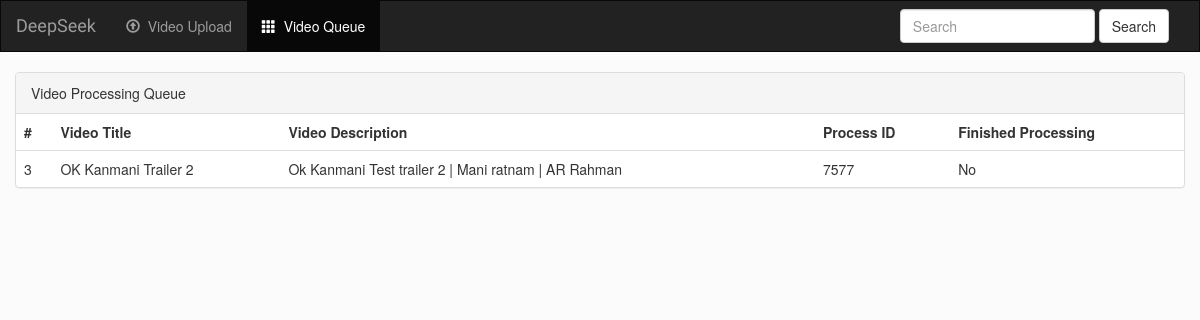
Before: /deepseek/video/queue/ with the older database file.
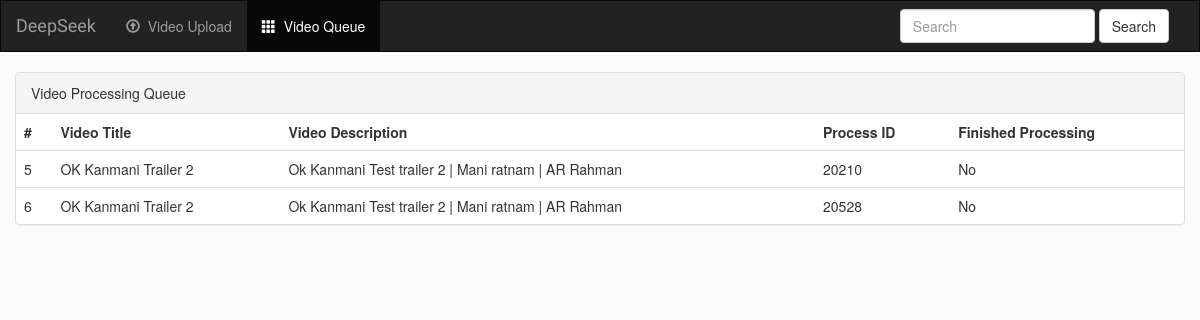
After: the same page with the newer database file.
### deepseek/models.py (models this page shows, shortened)
class Video(models.Model):
	name = models.CharField(max_length=250)
	description = models.CharField(max_length=500)
	video_path = models.FileField(upload_to='temp')
	process_id = models.IntegerField(default=0)
	is_finish_process = models.BooleanField(default=False)

### deepseek/views.py (the view)
# urls.py: url(r'video/queue/', views.VideoQueue, name='video-queue'),
def VideoQueue(request):
	queue = Video.objects.filter(process_id__gt = 0)
	return render(request, 'deepseek/queue.html', { 'queue_list': queue })

### deepseek/templates/deepseek/queue.html (shortened to what this page needs)
{% extends 'deepseek/base.html' %}
{% block video_queue %} active {% endblock %}
{% block body %}
<div class="row">
<div class="panel panel-default">
  <div class="panel-heading">Video Processing Queue</div>
  <table class="table">
  <tr>
  	<th>#</th>
  	<th>Video Title</th>
  	<th>Video Description</th>
  	<th>Process ID</th>
  	<th>Finished Processing</th>
  </tr>
  {% for video in queue_list %}
  <tr>
  	<td>{{ video.id }}</td>
  	<td>{{ video.name }}</td>
  	<td>{{ video.description }}</td>
  	<td>{{ video.process_id }}</td>
  	{% if video.is_finish_process %}
  		<td>Yes</td>
  	{% else %}
  		<td>No</td>
  	{% endif %}
  </tr>
  {% endfor %}
  </table>
</div>
</div>
<br>
{% endblock %}

Changed rows visible on the page:
removed Video: id "3", name "OK Kanmani Trailer 2", description "Ok Kanmani Test trailer 2 | Mani ratnam | AR Rahman", process_id "7577", is_finish_process "No"
added Video: id "5", name "OK Kanmani Trailer 2", description "Ok Kanmani Test trailer 2 | Mani ratnam | AR Rahman", process_id "20210", is_finish_process "No"
added Video: id "6", name "OK Kanmani Trailer 2", description "Ok Kanmani Test trailer 2 | Mani ratnam | AR Rahman", process_id "20528", is_finish_process "No"
